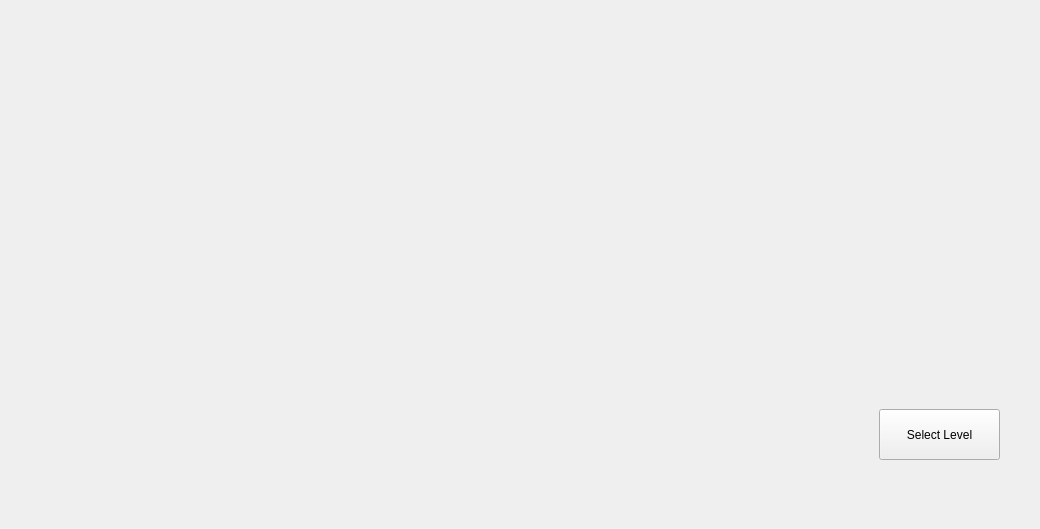
<?xml version="1.0" encoding="UTF-8"?>
<ui version="4.0">
 <class>Level2</class>
 <widget class="QWidget" name="Level2">
  <property name="geometry">
   <rect>
    <x>0</x>
    <y>0</y>
    <width>1040</width>
    <height>529</height>
   </rect>
  </property>
  <property name="windowTitle">
   <string>Form</string>
  </property>
  <widget class="QStackedWidget" name="stackedWidget">
   <property name="geometry">
    <rect>
     <x>-1</x>
     <y>-1</y>
     <width>1040</width>
     <height>529</height>
    </rect>
   </property>
   <widget class="QWidget" name="page">
    <widget class="QPushButton" name="levelSelectButton">
     <property name="geometry">
      <rect>
       <x>880</x>
       <y>410</y>
       <width>121</width>
       <height>51</height>
      </rect>
     </property>
     <property name="text">
      <string>Select Level</string>
     </property>
    </widget>
   </widget>
   <widget class="QWidget" name="page_2">
    <widget class="QPushButton" name="levelSelectButton2">
     <property name="geometry">
      <rect>
       <x>880</x>
       <y>410</y>
       <width>121</width>
       <height>51</height>
      </rect>
     </property>
     <property name="text">
      <string>Select Level</string>
     </property>
    </widget>
   </widget>
  </widget>
 </widget>
 <resources/>
 <connections/>
</ui>
